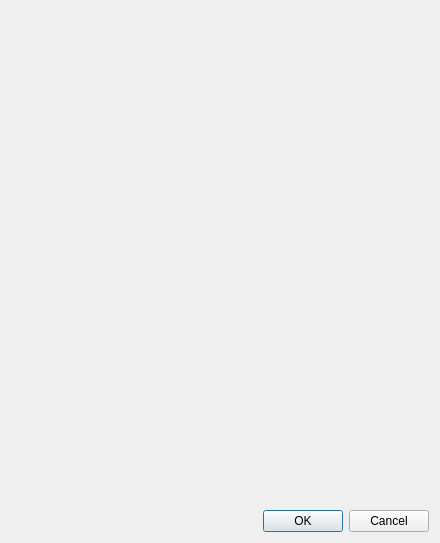
<?xml version="1.0" encoding="UTF-8"?>
<ui version="4.0">
 <class>TheAutomobilForm</class>
 <widget class="QWidget" name="TheAutomobilForm">
  <property name="geometry">
   <rect>
    <x>0</x>
    <y>0</y>
    <width>440</width>
    <height>543</height>
   </rect>
  </property>
  <property name="sizePolicy">
   <sizepolicy hsizetype="Expanding" vsizetype="Expanding">
    <horstretch>0</horstretch>
    <verstretch>0</verstretch>
   </sizepolicy>
  </property>
  <property name="minimumSize">
   <size>
    <width>440</width>
    <height>0</height>
   </size>
  </property>
  <property name="windowTitle">
   <string>Auto</string>
  </property>
  <layout class="QGridLayout" name="gridLayout">
   <item row="0" column="0">
    <layout class="QVBoxLayout" name="verticalLayout">
     <property name="spacing">
      <number>0</number>
     </property>
     <item>
      <widget class="TemplateFormAuto" name="templateTheAutomobilForm" native="true"/>
     </item>
     <item>
      <widget class="QDialogButtonBox" name="buttonBoxAutomobileAdding">
       <property name="standardButtons">
        <set>QDialogButtonBox::Cancel|QDialogButtonBox::Ok</set>
       </property>
      </widget>
     </item>
    </layout>
   </item>
  </layout>
 </widget>
 <customwidgets>
  <customwidget>
   <class>TemplateFormAuto</class>
   <extends>QWidget</extends>
   <header>../Modules/Autopark/Template/templateformauto.h</header>
   <container>1</container>
  </customwidget>
 </customwidgets>
 <resources/>
 <connections/>
</ui>
